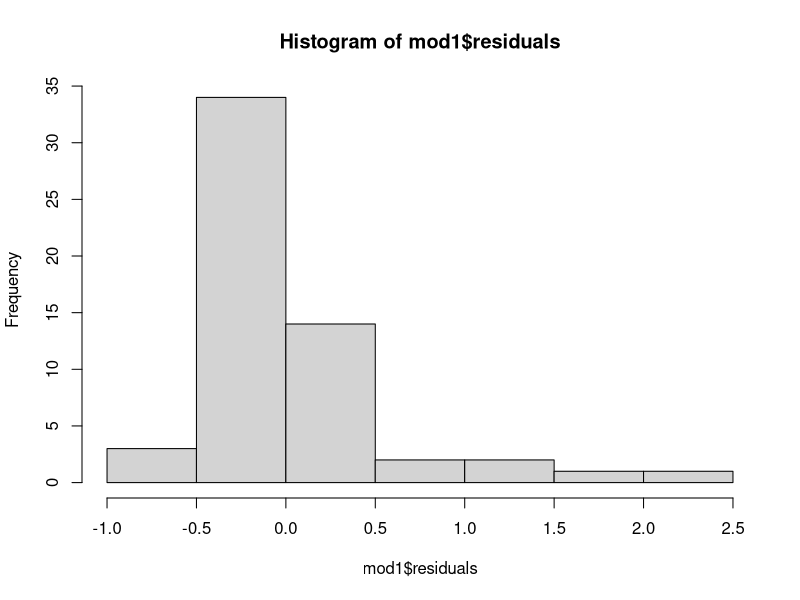
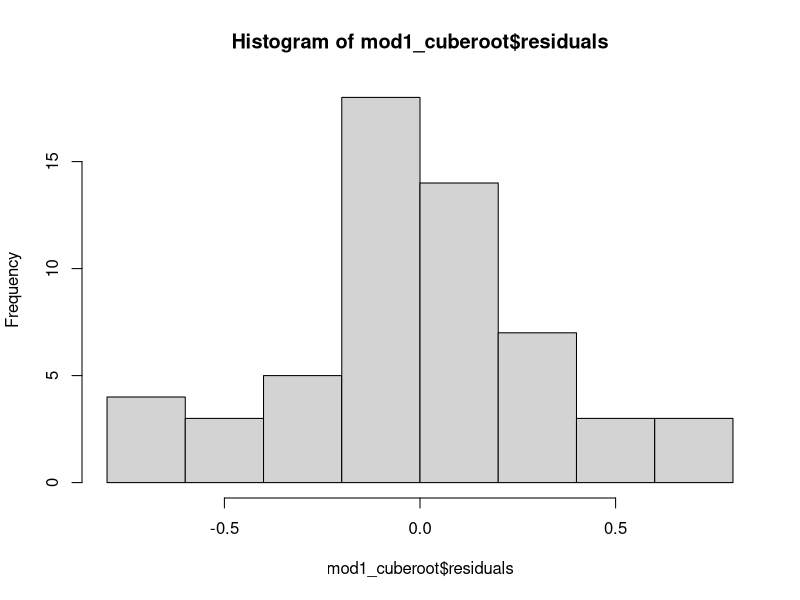

The R script that drew these images, in order: (Note: this script raises an error after producing the figures.)
# RQ2: DATA ANALYSIS
# FIGURE 5: Root biomass, community between years 
# FIGURE 6: Root biomass, community, year, depth 

# LOAD LIBRARIES----
library(tidyverse)
library(ggplot2)
library(readxl)
library(lme4)



# LOAD DATA----
QHI_combined_data <- read_excel("datasets/QHI_roots_data/QHI_combined_data.xlsx")


# CLEAN DATA----
QHI_combined_data <- QHI_combined_data %>%
  mutate(rootmass_bulkdensity = as.numeric(rootmass_bulkdensity)) %>%
  filter(!is.na(rootmass_bulkdensity)) %>%
  # remove row 32
  filter(row_number() != 32)

# removed outlier row 32 which had rootmass_bulkdensity of 5.98 g/cm3, likely a data entry error 
# see notebook for further laboratory explanation


# FILTER FOR JUST P3----
QHI_combined_data_P3 <- QHI_combined_data %>%
  filter(core_ID == "P3")

# DATA ANALYSIS FIGURE 5----
# Is there a significant difference in root biomass between 2023 and 2024 by community type?#

mod1<-aov(rootmass_bulkdensity ~ as.character(year) + community, data = QHI_combined_data_P3)
summary(mod1)

# No significant difference between 2023 and 2024 (p = 0.608)
# No significant difference among communities (p = 0.296)
# Root mass bulk density is similar across years and community types

# check assumptions 
shapiro.test(mod1$residuals)
hist(mod1$residuals) 
# not normal 

# CUBE ROOT DATA
QHI_combined_data_P3 <- QHI_combined_data_P3 %>%
  mutate(rootmass_bulkdensity_cuberoot = rootmass_bulkdensity^(1/3))
mod1_cuberoot <- aov(rootmass_bulkdensity_cuberoot ~ as.character(year) + community, data = QHI_combined_data_P3)
summary(mod1_cuberoot)

shapiro.test(mod1_cuberoot$residuals)
hist(mod1_cuberoot$residuals)
# now normal 

bartlett.test(rootmass_bulkdensity_cuberoot ~ as.factor(year), data = QHI_combined_data_P3)

# test using lmer USE THIS LINEAR MIXED MODEL INSTEAD!!
mod3<- lmer(rootmass_bulkdensity_cuberoot ~ as.character(year) + community + (1 | subplot), data = QHI_combined_data_P3)
summary(mod3)


# Now let's split it up by community type- using cube root data to meet assumptions, and change to lmer by adding subplot as random  
# Shrub: is there a significant difference in shrub root biomass between 2023 and 2024?
QHI_shrub_data <- QHI_combined_data_P3 %>%
  filter(community == "Shrub")
mod_shrub <- aov(rootmass_bulkdensity_cuberoot ~ as.character(year), data = QHI_shrub_data)
summary(mod_shrub)
# No significant difference in shrub root biomass between 2023 and 2024 (p = 0.397)
# no significant change (i.e. decrease) but most decrease out of all communties, so may be a trend to watch for in future years

# use lmer to account for subplot as random effect
mod_shrub_lmer <- lmer(rootmass_bulkdensity_cuberoot ~ as.character(year) + (1 | subplot), data = QHI_shrub_data)
summary(mod_shrub_lmer)

# Mix: is there a significant difference in mix root biomass between 2023 and 2024?
QHI_mix_data <- QHI_combined_data_P3 %>%
  filter(community == "Mix")
mod_mix <- aov(rootmass_bulkdensity_cuberoot ~ as.character(year), data = QHI_mix_data)
summary(mod_mix)
# No significant difference in mix root biomass between 2023 and 2024 (p = 0.966)

# Graminoid: is there a significant difference in graminoid root biomass between 2023 and 2024?
# Can't do yet as no 2024 data but will need to do lm as only two plots 
# DATA ANALYSIS FIGURE 6- including 30cm ----
# Is there a significant relationship between depth and root biomass in 2023 vs 2024 by community type?
# i.e. comparison of biomass:depth relationship for shrubs, mix, and graminoid communities in 2023 vs 2024

# all one model-> including 30 cm
# Convert to numeric
QHI_combined_data_P3 <- QHI_combined_data_P3 %>%
  mutate(max_depth_numeric = as.numeric(as.character(max_depth_increment)))

# refit model with numeric depth
mod_slopes <- lmer(rootmass_bulkdensity ~ as.character(year) * community * max_depth_numeric + 
                     (1 | subplot), 
                   data = QHI_combined_data_P3)

summary(mod_slopes)

# Test if slopes differ between years within each community
emtrends(mod_slopes, pairwise ~ year | community, var = "max_depth_numeric")

# Graminoid
# 2023 slope: -0.011 (decreasing slightly with depth)
# 2024 slope: no data yet 

# Mix
# 2023 slope: -0.0028 (essentially flat, very slight decrease 
# 2024 slope: -0.0006 (also essentially flat, very very tiny increase)
# Difference: p= 0.8877 -> no significant change in slope/relationship between years

# Shrub
# 2023 slope: +0.0014 (very tiny increase)
# 2024 slope: +0.0058 (very tiny decrease) 
# Difference: p = 0.89 -> no significant change in slope/relationship between years 

# Overall 
# none of the communities show significant chanegs in the depth-biomass relationship between 2023 and 2024
# relationships are very consistent between years 



# DATA ANALYSIS FIGURE 6- excluding 30 cm----
# Exclude 30 cm depth increment
QHI_combined_data_P3_no30 <- QHI_combined_data_P3 %>%
  filter(max_depth_increment != "30")

QHI_combined_data_P3_no30 <- QHI_combined_data_P3_no30 %>%
  mutate(max_depth_numerical = as.numeric(as.character(max_depth_increment)))

# Refit model without 30 cm depth increment
mod_slopes_no30 <- lmer(rootmass_bulkdensity ~ as.character(year) * community * max_depth_numerical + 
                          (1 | subplot), 
                        data = QHI_combined_data_P3_no30)
summary(mod_slopes_no30)

# Test if slopes differ between years within each community
emtrends(mod_slopes_no30, pairwise ~ year | community, var = "max_depth_numerical")



# DATA ANANLYSIS FIGURE 6- including 30cm EACH SLOPE----
# Q1: Is there a significant depth-biomass relationship in 2023 shrubs?
# Q2: Is there a significant depth-biomass relationship in 2024 shrubs?
# Q3: Is there a significant depth-biomass relationship in 2023 mix?
# Q4: Is there a significant depth-biomass relationship in 2024 mix?
# Q5: Is there a significant depth-biomass relationship in 2023 graminoid?
# Q6: Is there a significant depth-biomass relationship in 2024 graminoid?


# Q1
shrub_2023 <- filter(QHI_combined_data_P3, community == "Shrub", year == 2023)
mod_shrub_2023 <- lmer(rootmass_bulkdensity ~ max_depth_numeric + (1 | subplot), 
                       data = shrub_2023)
summary(mod_shrub_2023)  

# Q2
shrub_2024 <- filter(QHI_combined_data_P3, community == "Shrub", year == 2024)
mod_shrub_2024 <- lm(rootmass_bulkdensity ~ max_depth_numeric, 
                       data = shrub_2024)
summary(mod_shrub_2024)

# Q3
mix_2023 <- filter(QHI_combined_data_P3, community == "Mix", year == 2023)
mod_mix_2023 <- lmer(rootmass_bulkdensity ~ max_depth_numeric + (1 | subplot), 
                       data = mix_2023)
summary(mod_mix_2023)

# Q4
mix_2024 <- filter(QHI_combined_data_P3, community == "Mix", year == 2024)
mod_mix_2024 <- lm(rootmass_bulkdensity ~ max_depth_numeric, 
                       data = mix_2024)
summary(mod_mix_2024)

# Q5
graminoid_2023 <- filter(QHI_combined_data_P3, community == "Graminoid", year == 2023)
mod_graminoid_2023 <- lmer(rootmass_bulkdensity ~ max_depth_numeric + (1 | subplot), 
                       data = graminoid_2023)
summary(mod_graminoid_2023)

# Q6
# can't do yet as no 2024 data for graminoid community
# DATA ANALYSIS FIGURE 6- excluding 30cm EACH SLOPE----
# Repeat the above analyses but excluding 30 cm depth increment

#Q1
shrub_2023_no30 <- filter(QHI_combined_data_P3_no30, community == "Shrub", year == 2023)
mod_shrub_2023_no30 <- lmer(rootmass_bulkdensity ~ max_depth_numerical + (1 | subplot), 
                       data = shrub_2023_no30)
summary(mod_shrub_2023_no30)

# Q2
shrub_2024_no30 <- filter(QHI_combined_data_P3_no30, community == "Shrub", year == 2024)
mod_shrub_2024_no30 <- lm(rootmass_bulkdensity ~ max_depth_numerical, 
                       data = shrub_2024_no30)
summary(mod_shrub_2024_no30)

# Q3
mix_2023_no30 <- filter(QHI_combined_data_P3_no30, community == "Mix", year == 2023)
mod_mix_2023_no30 <- lmer(rootmass_bulkdensity ~ max_depth_numerical + (1 | subplot), 
                       data = mix_2023_no30)
summary(mod_mix_2023_no30)

# Q4
mix_2024_no30 <- filter(QHI_combined_data_P3_no30, community == "Mix", year == 2024)
mod_mix_2024_no30 <- lm(rootmass_bulkdensity ~ max_depth_numerical, 
                       data = mix_2024_no30)
summary(mod_mix_2024_no30)

# Q5
graminoid_2023_no30 <- filter(QHI_combined_data_P3_no30 , community == "Graminoid", year == 2023)
mod_graminoid_2023_no30 <- lmer(rootmass_bulkdensity ~ max_depth_numerical + (1 | subplot), 
                       data = graminoid_2023_no30)
summary(mod_graminoid_2023_no30)
